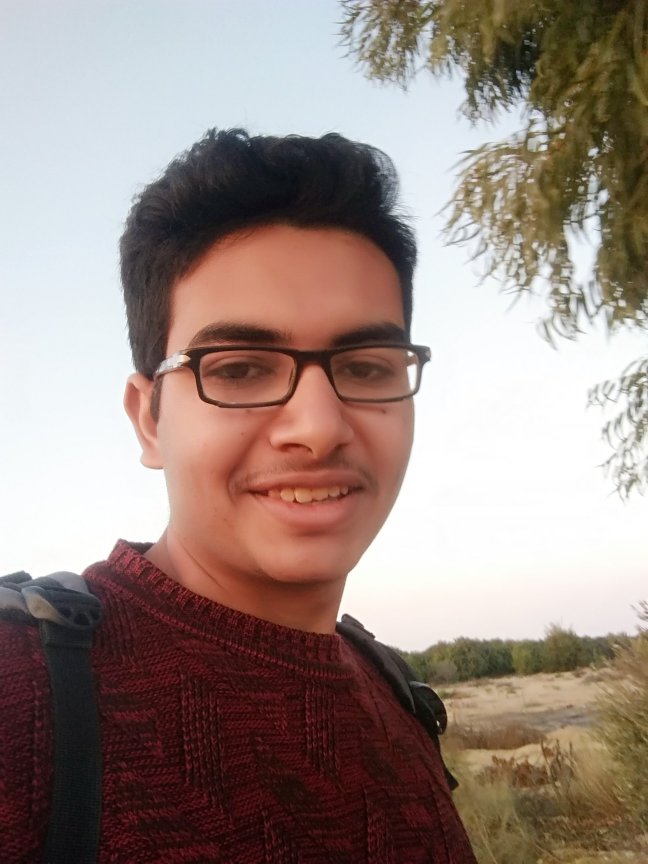
#> input picture data/Abdelrahman/IMG_20201226_164858.jpg, 1944 x 2592 px (shown at 1/3 size); its folder holds 4 pictures in this run
$ jupyter execute --allow-errors 'Data Preprocessing First step.ipynb'
#> lines starting #> are read from the running program, lines starting #| are printed output that depends on the picture
[cell 1]
import pandas as pd
import numpy as np
import matplotlib.pyplot as plt
import seaborn as sns
sns.set(style="whitegrid")
import os
import glob as gb
import cv2
import re

[cell 2]
datapath= './data/'

#> (the rest of this cell did not finish here and is left out)

[cell 3]
code={'Abdelrahman':0,'Ahmed':1,'Ibrahim':2,'Waleed':4}
def getcode(n):
    for z,f in code.items():
        if n == f:
            return z

[cell 4]
size = []
#> (the rest of this cell did not finish here and is left out)

[cell 5]
pd.Series(size).value_counts()

[cell 6]
s1 = gb.glob(str(datapath+'Abdelrahman/'+'/*.jpg'))

[cell 7]
image1 = cv2.imread(s1[0])
#> image1 is the input picture: shape (2592, 1944, 3); mean B, G, R 130.2, 137.1, 154.4
print(f'Image shape is {image1.shape}')
#| Image shape is (2592, 1944, 3)
plt.imshow(image1,cmap='gray')

[cell 8]
gray = cv2.cvtColor(image1,cv2.COLOR_BGR2GRAY)
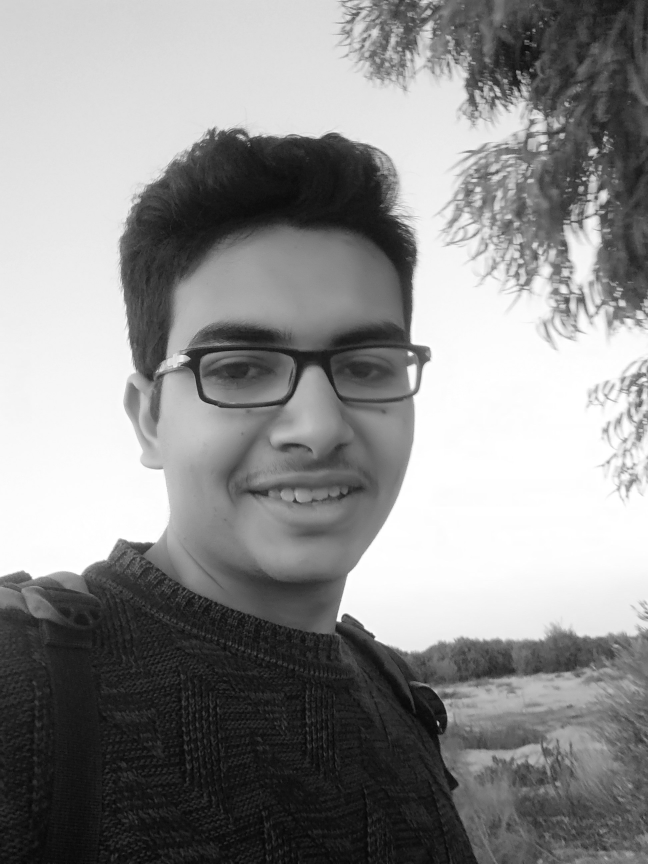
#> gray: shape (2592, 1944) (shown at 1/3 size); min 1, max 255, mean 141.5
plt.imshow(gray,cmap='gray')

[cell 9]
# Load haar cascade classifier
haar = cv2.CascadeClassifier('haarcascade_frontalface_default.xml')

[cell 10]
faces = haar.detectMultiScale(gray,1.5,5)
#> faces = [[419, 742, 923, 923]]
print(faces)
#| [[419 742 923 923]]

for x,y,w,h in faces:
    cv2.rectangle(image1,(x,y),(x+w,y+h),(0,255,0),2)
#> this loop made 1 pass
plt.imshow(image1)

[cell 11]
crop_img = image1[y:y+h,x:x+h]
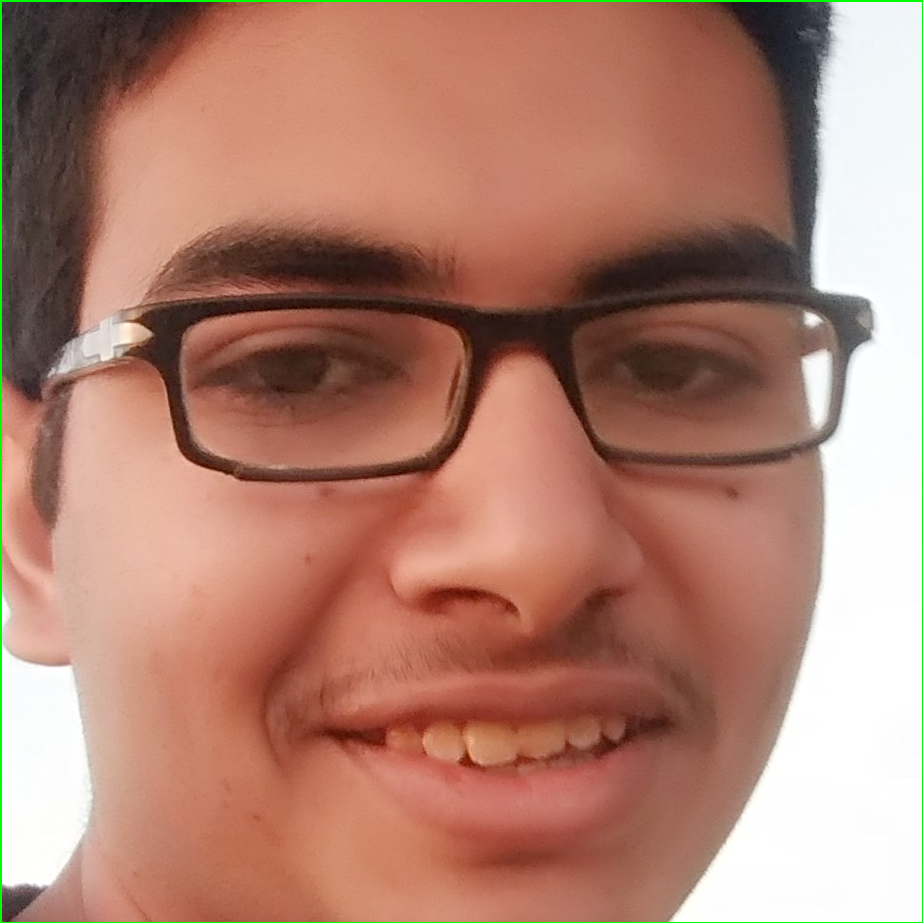
#> crop_img: shape (923, 923, 3); mean B, G, R 112.7, 128.9, 175.7
plt.imshow(crop_img)

[cell 12]
haar = cv2.CascadeClassifier('haarcascade_frontalface_default.xml')

def extract_faces(path,name,i):
#> called with name = 'Abdelrahman', i = 0
    img = cv2.imread(path)
    gray = cv2.cvtColor(img,cv2.COLOR_BGR2GRAY)
    faces = haar.detectMultiScale(gray,1.5,5)
#> faces = [[419, 742, 923, 923]]

    for x,y,w,h in faces:
        roi = img[y:y+h,x:x+h]

    if name == "Abdelrahman":
        cv2.imwrite('./crop/Abdelrahman/{}_{}.png'.format(name,i),roi)
    elif name == "Ahmed":
        cv2.imwrite('./crop/Ahmed/{}_{}.png'.format(name,i),roi)
    elif name == "Ibrahim":
        cv2.imwrite('./crop/Ibrahim/{}_{}.png'.format(name,i),roi)
    elif name == "Waleed":
        cv2.imwrite('./crop/Waleed/{}_{}.png'.format(name,i),roi)

[cell 13]
abdo_path = gb.glob('./data/Abdelrahman/*.jpg')
waleed_path = gb.glob('./data/Waleed/*.jpeg')
ahmed_path = gb.glob('./data/Ahmed/*.jpg')
ibrahim_path  = gb.glob('./data/Ibrahim/*.jpeg')
# extract_faces(abdo_path[0],'Abdelrahman',1)

[cell 14]
# Ahmed
for i,path in enumerate(ahmed_path):
    try:
        extract_faces(path,'Ahmed',i)
        print('INFO: {}/{} processed sucessfully'.format(i,len(ahmed_path)))
    except:
        print('INFO: {}/{} not processed '.format(i,len(ahmed_path)))

[cell 15]
# Abelrahman
for i,path in enumerate(abdo_path):
    try:
        extract_faces(path,'Abdelrahman',i)
        print('INFO: {}/{} processed sucessfully'.format(i,len(abdo_path)))
    except:
        print('INFO: {}/{} not processed '.format(i,len(abdo_path)))
#> pass 2 of the loop `for i,path in enumerate(abdo_path):`:
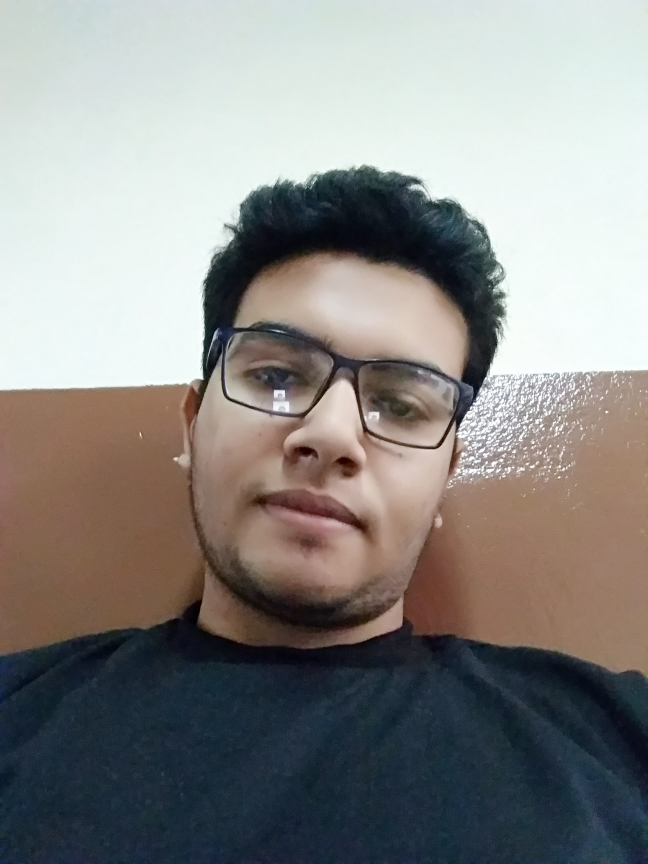
#> input picture data/Abdelrahman/IMG_20210620_115008.jpg, 1944 x 2592 px (shown at 1/3 size)
#> in extract_faces, img is the input picture: shape (2592, 1944, 3); mean B, G, R 134.2, 136.7, 138
#> in extract_faces (call 2), `gray = cv2.cvtColor(img,cv2.COLOR_BGR2GRAY)`:
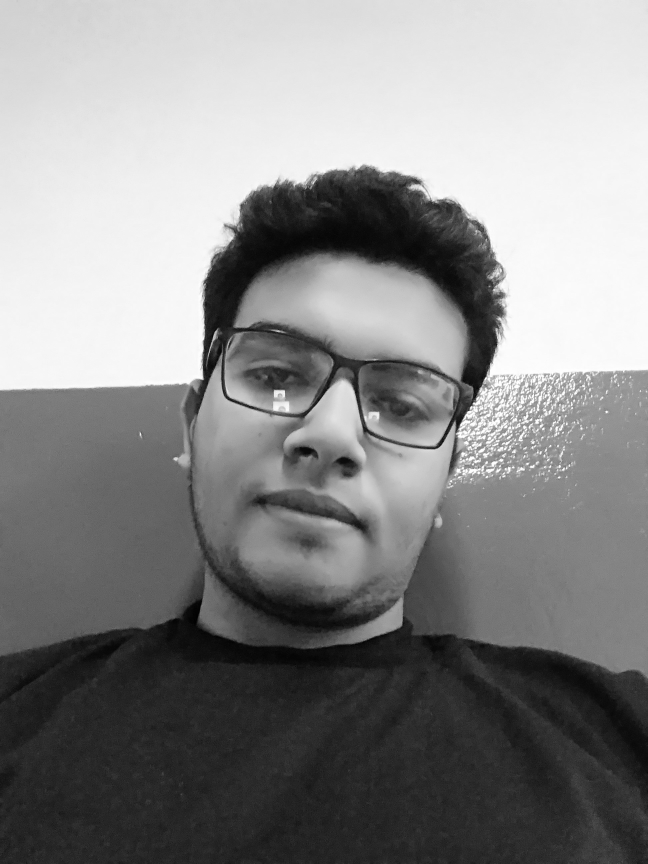
#> gray: shape (2592, 1944) (shown at 1/3 size); min 0, max 255, mean 136.8
#> in extract_faces (call 2), `faces = haar.detectMultiScale(gray,1.5,5)`: faces = [[542, 784, 923, 923]]
#> the loop in extract_faces (call 2), `for x,y,w,h in faces:` made 1 pass
#> pass 1, in extract_faces (call 2), `roi = img[y:y+h,x:x+h]`:
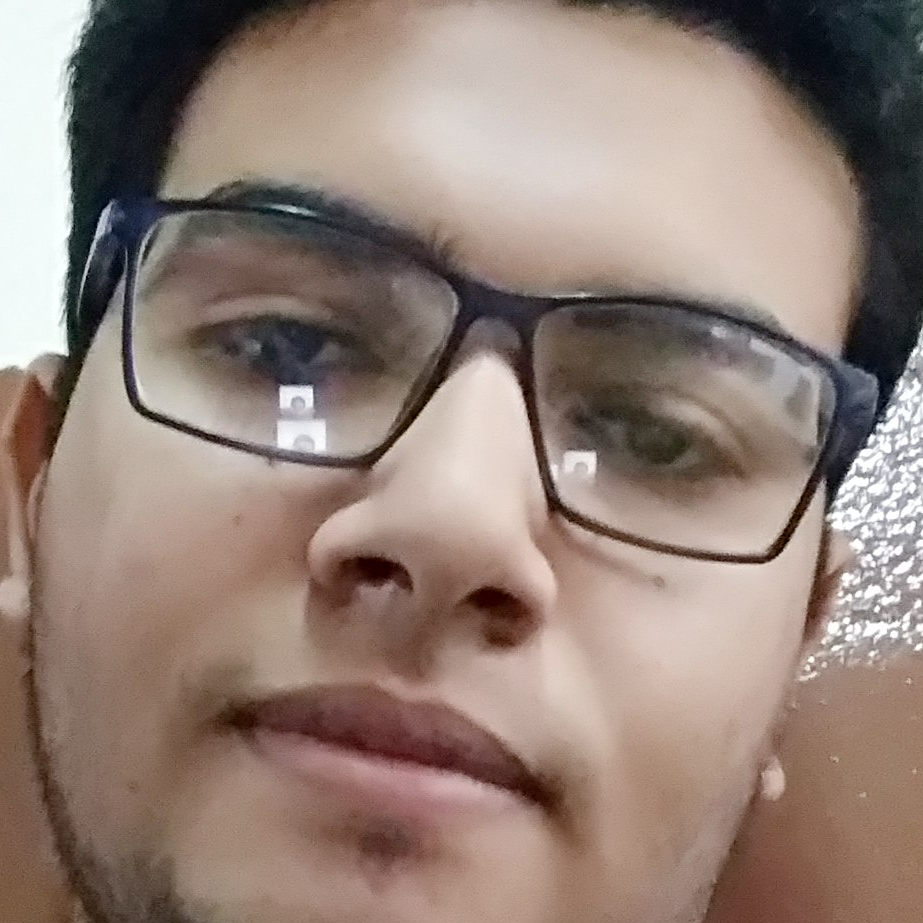
#> roi: shape (923, 923, 3); mean B, G, R 118.9, 128.1, 146.5
#> pass 3 of the loop `for i,path in enumerate(abdo_path):`:
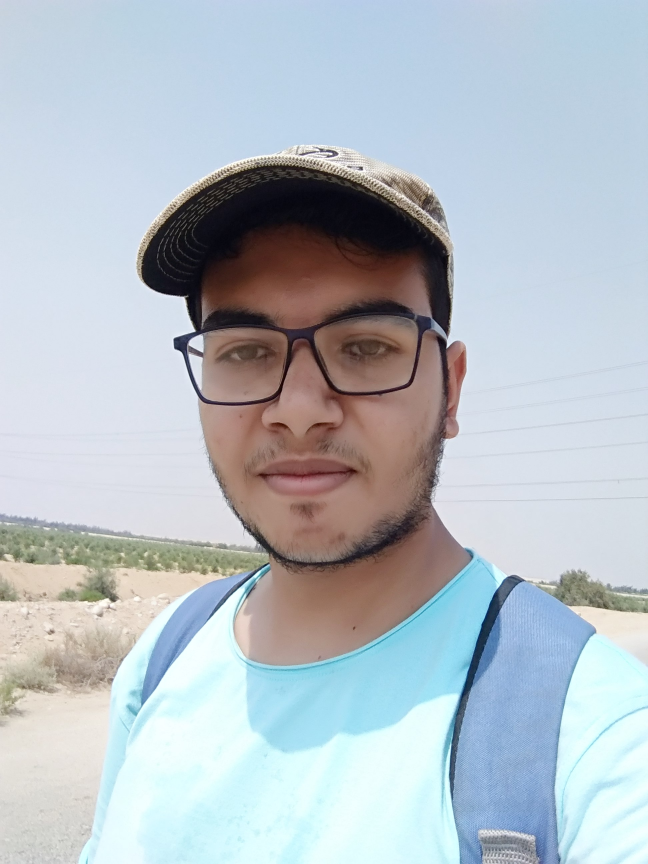
#> input picture data/Abdelrahman/IMG_20210730_094907.jpg, 1944 x 2592 px (shown at 1/3 size)
#> in extract_faces, img is the input picture: shape (2592, 1944, 3); mean B, G, R 197.2, 189.9, 181.2
#> in extract_faces (call 3), `gray = cv2.cvtColor(img,cv2.COLOR_BGR2GRAY)`:
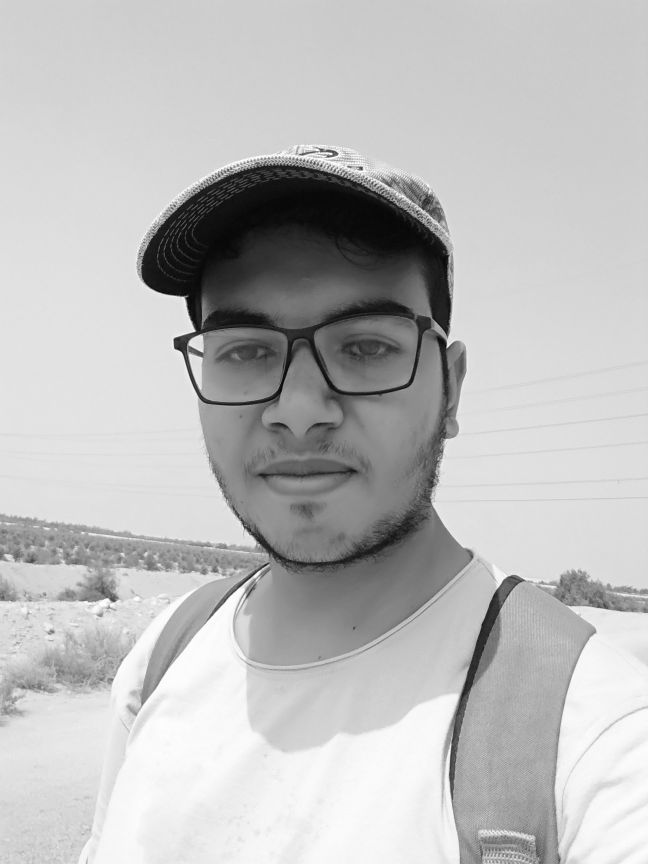
#> gray: shape (2592, 1944) (shown at 1/3 size); min 0, max 255, mean 188.2
#> in extract_faces (call 3), `faces = haar.detectMultiScale(gray,1.5,5)`: faces = ()
#> the loop made 4 passes; the first 3 are shown

[cell 16]
#Waleed
for i,path in enumerate(waleed_path):
    try:
        extract_faces(path,'Waleed',i)
        print('INFO: {}/{} processed sucessfully'.format(i,len(waleed_path)))
    except:
        print('INFO: {}/{} not processed '.format(i,len(waleed_path)))

[cell 17]
# Ibrahim
for i,path in enumerate(ibrahim_path):
    try:
        extract_faces(path,'Ibrahim',i)
        print('INFO: {}/{} processed sucessfully'.format(i,len(ibrahim_path)))
    except:
        print('INFO: {}/{} not processed '.format(i,len(ibrahim_path)))

[cell 18]
Ahmed = gb.glob('./crop/Ahmed_crop/*.png') + gb.glob('./crop/Ahmed_crop/*.jpg')
#> Ahmed = []
Abdo = gb.glob('./crop/Abdelrahman_crop/*.png')
waleed = gb.glob('./crop/Waleed_crop/*.png')
ibrahim = gb.glob('./crop/Ibrahim_crop/*.png')

[cell 19]
path = Ahmed + Abdo + waleed + ibrahim
#> path = []

[cell 20]
# getting size of image
from PIL import Image
def get_size(path):
    img = Image.open(path)
    return img.size

[cell 21]
# Create Dataframe
df = pd.DataFrame(data = path, columns=['path'])
#> df = table of 0 rows and 1 columns
df
#> Out = table of 0 rows and 1 columns

[cell 22]
df.shape
#> Out = (0, 1)

[cell 23]
df['size'] = df['path'].apply(get_size)
df
#> Out = table of 0 rows and 2 columns

[cell 24]
df_new = df
#> df_new = table of 0 rows and 2 columns
df_new
#> Out = table of 0 rows and 2 columns

#> (a cell that did not finish here is left out)

#> (a cell that did not finish here is left out)

#> (a cell that did not finish here is left out)

[cell 28]
def resize_image(path_to_resize):
    try:
        #step 1: Read the image
        img = cv2.imread(path_to_resize)

        #Step 2: Convert to grayscale
        gray = cv2.cvtColor(img,cv2.COLOR_BGR2GRAY)

        #Step 3: resize into 100x100 array
        size = gray.shape[0]
        if size > 100 : # shrink
            gray_re = cv2.resize(gray,(100,100),cv2.INTER_AREA) # shrinking
        else: #enlarge
            gray_re = cv2.resize(gray,(100,100),cv2.INTER_CUBIC) # Enlarge

        #step 4: Flatten Image (1x10,000)
        return gray_re.flatten()
    except:
        return None

#> (a cell that did not finish here is left out)

#> (a cell that did not finish here is left out)

[cell 31]
df_new
#> Out = table of 0 rows and 2 columns

[cell 32]
# Structuring Function
df_new['structured_data'] = df['path'].apply(resize_image)
df_new
#> Out = table of 0 rows and 3 columns
#> (reads crop/dataframe_images.pickle from the repository)

[cell 33]
# copy and expand their columns
df1 = df_new['structured_data'].apply(pd.Series)
df1

#> (a cell that did not finish here is left out)

#> (a cell that did not finish here is left out)

[cell 36]
import pickle
#> (the rest of this cell did not finish here and is left out)

# Normalization

#> (a cell that did not finish here is left out)

[cell 38]
df.info()
#| <class 'pandas.core.frame.DataFrame'>
#| RangeIndex: 0 entries
#| Data columns (total 3 columns):
#|  #   Column           Non-Null Count  Dtype
#| ---  ------           --------------  -----
#|  0   path             0 non-null      object
#|  1   size             0 non-null      object
#|  2   structured_data  0 non-null      object
#| dtypes: object(3)
#| memory usage: 132.0+ bytes

[cell 39]
df.isnull().sum()

[cell 40]
# split the data
X = df.iloc[:,1:].values # independent features
y = df.iloc[:,0].values # dependent

[cell 41]
X.shape
#> Out = (0, 2)
